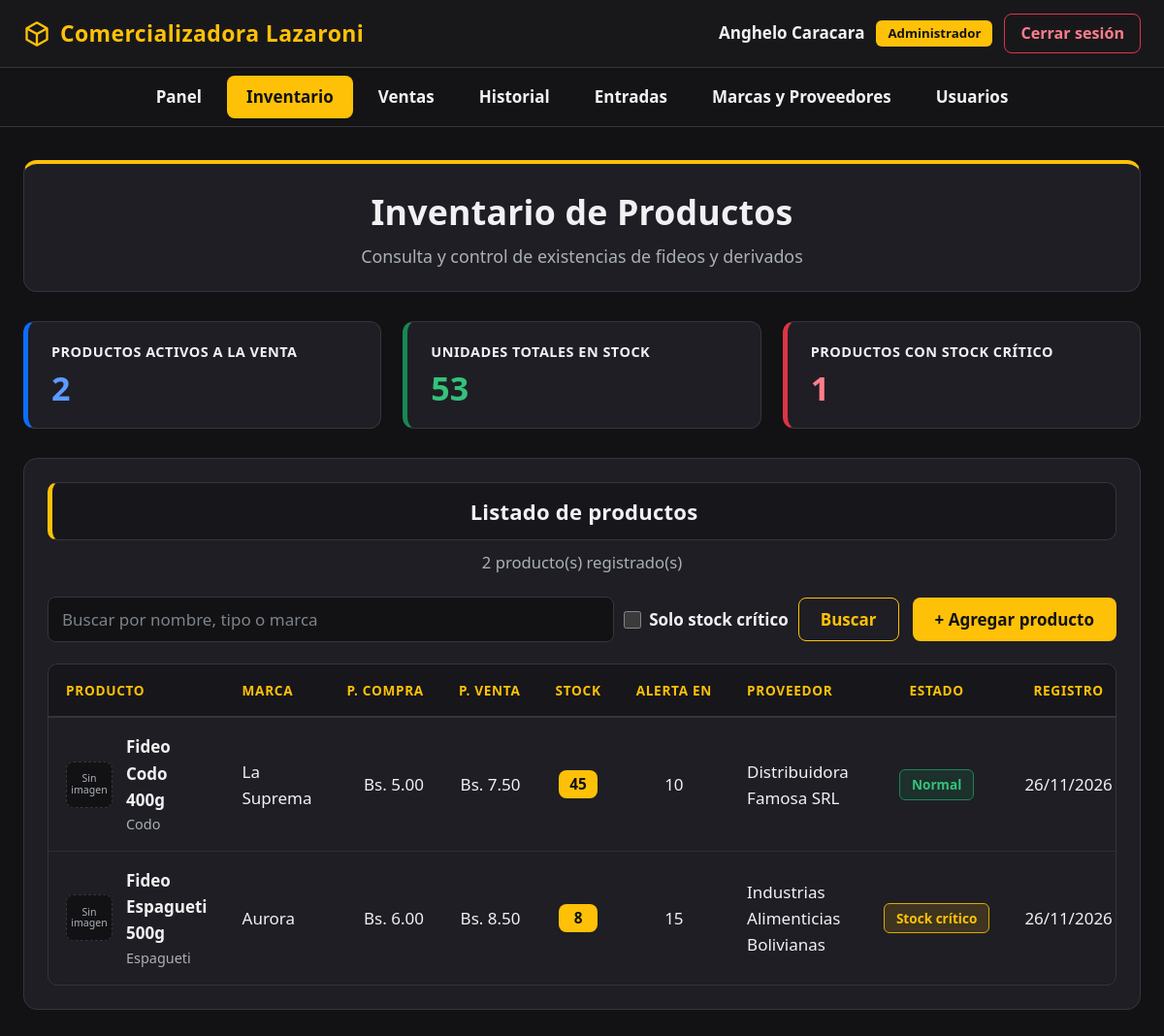
The app's page /productos.php (signed in) with its own data.
### tables this page shows
CREATE TABLE productos (
    Id_producto INT AUTO_INCREMENT PRIMARY KEY,
    Nombre VARCHAR(100) NOT NULL,
    Tipo_fideo VARCHAR(50) NOT NULL,
    Id_marca INT NOT NULL,
    Id_proveedor INT NULL,
    Precio_compra DECIMAL(10,2) NOT NULL DEFAULT 0.00,
    Precio_venta DECIMAL(10,2) NOT NULL DEFAULT 0.00,
    Stock INT NOT NULL DEFAULT 0,
    Stock_minimo INT NOT NULL DEFAULT 5,
    Activo TINYINT(1) NOT NULL DEFAULT 1,
    Fecha_registro DATETIME NOT NULL DEFAULT CURRENT_TIMESTAMP,
    FOREIGN KEY (Id_marca) REFERENCES marcas(Id_marca),
    FOREIGN KEY (Id_proveedor) REFERENCES proveedores(Id_proveedor)
);

CREATE TABLE marcas (
    Id_marca INT AUTO_INCREMENT PRIMARY KEY,
    Nombre VARCHAR(80) NOT NULL UNIQUE,
    Activo TINYINT(1) NOT NULL DEFAULT 1,
    Fecha_registro DATETIME NOT NULL DEFAULT CURRENT_TIMESTAMP
);

CREATE TABLE proveedores (
    Id_proveedor INT AUTO_INCREMENT PRIMARY KEY,
    Nombre_empresa VARCHAR(100) NOT NULL,
    Contacto VARCHAR(100),
    Telefono VARCHAR(20),
    Activo TINYINT(1) NOT NULL DEFAULT 1,
    Fecha_registro DATETIME NOT NULL DEFAULT CURRENT_TIMESTAMP
);

### auth.php (called while the page is built, shortened)
<?php
function e($texto)
{
    return htmlspecialchars((string)$texto, ENT_QUOTES, 'UTF-8');
}
function imagen_src($id_producto, $fecha_imagen)
{
    if ($fecha_imagen === null || $fecha_imagen === '') {
        return '';
    }
    return 'imagen.php?id=' . (int)$id_producto . '&v=' . strtotime($fecha_imagen);
}
function es_admin()
{
    return isset($_SESSION['Id_rol']) && (int)$_SESSION['Id_rol'] === ROL_ADMIN;
}

### productos.php (the view, shortened to what this page needs)
<?php
require_once "auth.php";
require_once "conexion.php";
$q = trim($_GET['q'] ?? '');
$solo_critico = (($_GET['critico'] ?? '') === '1');
$where = "p.Activo = 1";
$params = [];
$col_compra = es_admin() ? "p.Precio_compra, pr.Nombre_empresa," : "";
$stmt = $conexion->prepare(
    "SELECT p.Id_producto, p.Nombre, p.Tipo_fideo, p.Id_marca, m.Nombre AS Marca,
            $col_compra
            p.Precio_venta, p.Stock, p.Stock_minimo, p.Id_proveedor, p.Fecha_registro,
            i.Fecha_actualizacion AS Fecha_imagen
     FROM productos p
     JOIN marcas m ON m.Id_marca = p.Id_marca
     LEFT JOIN proveedores pr ON pr.Id_proveedor = p.Id_proveedor
     LEFT JOIN imagenes_productos i ON i.Id_producto = p.Id_producto
     WHERE $where
     ORDER BY p.Nombre ASC"
);
$stmt->execute($params);
$productos = $stmt->fetchAll();
$resumen = $conexion->query(
    "SELECT COUNT(*) AS total,
            COALESCE(SUM(Stock), 0) AS unidades,
            COALESCE(SUM(Stock <= Stock_minimo), 0) AS criticos
     FROM productos
     WHERE Activo = 1"
)->fetch();
?>
<!DOCTYPE html>
<html lang="es">
<head>
    <link rel="stylesheet" href="estilo.css">
</head>
<body>
    <?php include "nav.php"; ?>
    <main class="contenedor">
        <h1 class="titulo-pagina">Inventario de Productos</h1>
        <p class="subtitulo">Consulta y control de existencias de fideos y derivados</p>
        <section class="resumen">
            <div class="tarjeta-resumen azul">
                <div class="etiqueta">Productos activos a la venta</div>
                <div class="numero"><?php echo (int)$resumen['total']; ?></div>
            </div>
            <div class="tarjeta-resumen verde">
                <div class="etiqueta">Unidades totales en stock</div>
                <div class="numero"><?php echo number_format((int)$resumen['unidades']); ?></div>
            </div>
            <div class="tarjeta-resumen critica">
                <div class="etiqueta">Productos con stock crítico</div>
                <div class="numero"><?php echo (int)$resumen['criticos']; ?></div>
            </div>
        </section>
        <section class="panel">
            <h2 class="panel-titulo">Listado de productos</h2>
            <p class="panel-subtitulo"><?php echo count($productos); ?> producto(s) <?php echo ($q !== '' || $solo_critico) ? 'encontrado(s)' : 'registrado(s)'; ?></p>
            <div class="barra-herramientas">
                <form method="GET" action="productos.php" class="buscador">
                    <input type="search" name="q" value="<?php echo e($q); ?>" placeholder="Buscar por nombre, tipo o marca">
                    <label class="check-filtro">
                        <input type="checkbox" name="critico" value="1" <?php echo $solo_critico ? 'checked' : ''; ?>>
                        Solo stock crítico
                    </label>
                    <button type="submit" class="btn btn-secundario">Buscar</button>
                </form>
                <?php if (es_admin()): ?>
                    <button type="button" class="btn btn-primario" onclick="abrirAgregar()">+ Agregar producto</button>
                <?php endif; ?>
            </div>
            <div class="tabla-scroll">
                <table class="tabla">
                    <thead>
                        <tr>
                            <th>Producto</th>
                            <th>Marca</th>
                            <?php if (es_admin()): ?><th class="num">P. Compra</th><?php endif; ?>
                            <th class="num">P. Venta</th>
                            <th class="centro">Stock</th>
                            <?php if (es_admin()): ?><th class="centro">Alerta en</th><?php endif; ?>
                            <?php if (es_admin()): ?><th>Proveedor</th><?php endif; ?>
                            <th class="centro">Estado</th>
                            <?php if (es_admin()): ?><th class="centro">Registro</th><?php endif; ?>
                        </tr>
                    </thead>
                    <tbody>
                        <?php foreach ($productos as $p):
                            $agotado = (int)$p['Stock'] === 0;
                            $critico = (int)$p['Stock'] <= (int)$p['Stock_minimo'];
                            $src = imagen_src($p['Id_producto'], $p['Fecha_imagen']);
                        ?>
                        <tr>
                            <td>
                                <div class="celda-producto">
                                    <?php if ($src !== ''): ?>
                                        <img class="miniatura" src="<?php echo e($src); ?>" alt="<?php echo e($p['Nombre']); ?>" loading="lazy">
                                    <?php else: ?>
                                        <div class="sin-miniatura">Sin imagen</div>
                                    <?php endif; ?>
                                    <div>
                                        <strong><?php echo e($p['Nombre']); ?></strong>
                                        <span class="sub"><?php echo e($p['Tipo_fideo']); ?></span>
                                    </div>
                                </div>
                            </td>
                            <td><?php echo e($p['Marca']); ?></td>
                            <?php if (es_admin()): ?><td class="num">Bs. <?php echo number_format($p['Precio_compra'], 2); ?></td><?php endif; ?>
                            <td class="num">Bs. <?php echo number_format($p['Precio_venta'], 2); ?></td>
                            <td class="centro"><span class="stock-pill"><?php echo (int)$p['Stock']; ?></span></td>
                            <?php if (es_admin()): ?><td class="centro"><?php echo (int)$p['Stock_minimo']; ?></td><?php endif; ?>
                            <?php if (es_admin()): ?><td><?php echo e($p['Nombre_empresa'] ?? 'Sin proveedor'); ?></td><?php endif; ?>
                            <td class="centro">
                                <?php if ($agotado): ?>
                                    <span class="badge badge-agotado">Agotado</span>
                                <?php elseif ($critico): ?>
                                    <span class="badge badge-critico">Stock crítico</span>
                                <?php else: ?>
                                    <span class="badge badge-normal">Normal</span>
                                <?php endif; ?>
                            </td>
                            <?php if (es_admin()): ?><td class="centro"><?php echo e(date('d/m/Y', strtotime($p['Fecha_registro']))); ?></td><?php endif; ?>
                        </tr>
                        <?php endforeach; ?>
                    </tbody>
                </table>
            </div>
        </section>
    </main>
</body>
</html>

### nav.php
<?php
$pagina_actual = basename($_SERVER['SCRIPT_NAME']);
$pestanas = [
    ['panel.php', 'Panel'],
    ['productos.php', 'Inventario'],
    ['ventas.php', 'Ventas'],
    ['historial.php', 'Historial']
];
if (es_admin()) {
    $pestanas[] = ['entradas.php', 'Entradas'];
    $pestanas[] = ['marcas_proveedores.php', 'Marcas y Proveedores'];
    $pestanas[] = ['usuarios.php', 'Usuarios'];
}
?>
<header class="topbar">
    <div class="topbar-inner">
        <a href="panel.php" class="brand">
            <svg width="28" height="28" viewBox="0 0 24 24" fill="none" stroke="currentColor" stroke-width="2" stroke-linejoin="round" aria-hidden="true">
                <path d="M12 2 3 7v10l9 5 9-5V7z"></path>
                <path d="M3 7l9 5 9-5M12 12v10"></path>
            </svg>
            <span>Comercializadora Lazaroni</span>
        </a>
        <div class="usuario">
            <strong><?php echo e($_SESSION['Nombre_completo']); ?></strong>
            <span class="rol-badge"><?php echo e($_SESSION['Nombre_rol']); ?></span>
            <a href="logout.php" class="btn-salir">Cerrar sesión</a>
        </div>
    </div>
    <nav class="tabs-barra">
        <div class="tabs">
            <?php foreach ($pestanas as $p): ?>
                <a href="<?php echo e($p[0]); ?>" class="<?php echo $pagina_actual === $p[0] ? 'activa' : ''; ?>"><?php echo e($p[1]); ?></a>
            <?php endforeach; ?>
        </div>
    </nav>
</header>

### records on screen
productos: shows "Sin imagen", Nombre "Fideo Codo 400g", Tipo_fideo "Codo", Id_marca.Nombre "La Suprema", Precio_compra "5.00", Precio_venta "7.50", Stock "45", Stock_minimo "10", Id_proveedor.Nombre_empresa "Distribuidora Famosa SRL", shows "Normal", Fecha_registro "26/11/2026"
productos: shows "Sin imagen", Nombre "Fideo Espagueti 500g", Tipo_fideo "Espagueti", Id_marca.Nombre "Aurora", Precio_compra "6.00", Precio_venta "8.50", Stock "8", Stock_minimo "15", Id_proveedor.Nombre_empresa "Industrias Alimenticias Bolivianas", shows "Stock crítico", Fecha_registro "26/11/2026"

### other values on screen
$_SESSION['Nombre_completo'] "Anghelo Caracara"
$_SESSION['Nombre_rol'] "Administrador"
$p[1] "Panel"
$p[1] "Inventario"
$p[1] "Ventas"
$p[1] "Historial"
$p[1] "Entradas"
$p[1] "Marcas y Proveedores"
$p[1] "Usuarios"
$resumen['total'] "2"
$resumen['unidades'] "53"
$resumen['criticos'] "1"
count($productos) "2"
